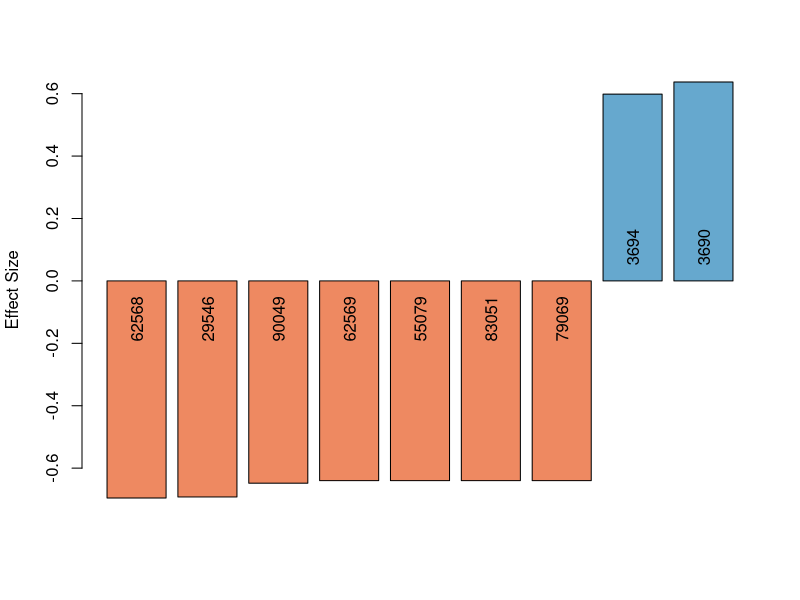

The R source for this figure:
a <- read.table("pres_abs.filtered.fdr_0.25.display.tab", header=T)
b <- a[order(a$effect_size),]

stripped_IDs <- sub("gene_id_", "", b$ID)

png(filename="20130327_effect_size.png", width=800, height=600, res=175)
bp <- barplot(b$effect_size, ylab="Effect Size", horiz=F, col=c(rep("#ee8961", length(which(b$effect_size < 0))), rep("#66a8ce", length(which(b$effect_size > 0)))))#, cex.lab=0.9, cex.axis=0.9)
text(bp[which(b$effect_size > 0)], 0.05, stripped_IDs[which(b$effect_size > 0)], adj=c(0,0.5), srt=90)#, cex=0.5)
text(bp[which(b$effect_size < 0)], -0.05, stripped_IDs[which(b$effect_size < 0)], adj=c(1,0.5), srt=90)#, cex=0.5)
dev.off()
